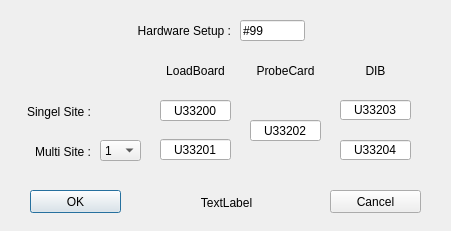
<?xml version="1.0" encoding="UTF-8"?>
<ui version="4.0">
 <class>NewHardwareWizard</class>
 <widget class="QDialog" name="NewHardwareWizard">
  <property name="geometry">
   <rect>
    <x>0</x>
    <y>0</y>
    <width>451</width>
    <height>231</height>
   </rect>
  </property>
  <property name="minimumSize">
   <size>
    <width>451</width>
    <height>231</height>
   </size>
  </property>
  <property name="maximumSize">
   <size>
    <width>451</width>
    <height>231</height>
   </size>
  </property>
  <property name="windowTitle">
   <string>Dialog</string>
  </property>
  <widget class="QComboBox" name="Parallelism">
   <property name="geometry">
    <rect>
     <x>100</x>
     <y>140</y>
     <width>41</width>
     <height>21</height>
    </rect>
   </property>
   <item>
    <property name="text">
     <string>1</string>
    </property>
   </item>
   <item>
    <property name="text">
     <string>2</string>
    </property>
   </item>
   <item>
    <property name="text">
     <string>3</string>
    </property>
   </item>
   <item>
    <property name="text">
     <string>4</string>
    </property>
   </item>
   <item>
    <property name="text">
     <string>5</string>
    </property>
   </item>
   <item>
    <property name="text">
     <string>6</string>
    </property>
   </item>
   <item>
    <property name="text">
     <string>7</string>
    </property>
   </item>
   <item>
    <property name="text">
     <string>8</string>
    </property>
   </item>
   <item>
    <property name="text">
     <string>9</string>
    </property>
   </item>
   <item>
    <property name="text">
     <string>10</string>
    </property>
   </item>
   <item>
    <property name="text">
     <string>11</string>
    </property>
   </item>
   <item>
    <property name="text">
     <string>12</string>
    </property>
   </item>
   <item>
    <property name="text">
     <string>13</string>
    </property>
   </item>
   <item>
    <property name="text">
     <string>14</string>
    </property>
   </item>
   <item>
    <property name="text">
     <string>15</string>
    </property>
   </item>
   <item>
    <property name="text">
     <string>16</string>
    </property>
   </item>
  </widget>
  <widget class="QLabel" name="label">
   <property name="geometry">
    <rect>
     <x>20</x>
     <y>141</y>
     <width>71</width>
     <height>21</height>
    </rect>
   </property>
   <property name="toolTip">
    <string>(Multi Site)</string>
   </property>
   <property name="text">
    <string>Multi Site :</string>
   </property>
   <property name="alignment">
    <set>Qt::AlignRight|Qt::AlignTrailing|Qt::AlignVCenter</set>
   </property>
  </widget>
  <widget class="QLabel" name="label_2">
   <property name="geometry">
    <rect>
     <x>20</x>
     <y>101</y>
     <width>71</width>
     <height>21</height>
    </rect>
   </property>
   <property name="toolTip">
    <string>(Single Site)</string>
   </property>
   <property name="text">
    <string>Singel Site :</string>
   </property>
   <property name="alignment">
    <set>Qt::AlignRight|Qt::AlignTrailing|Qt::AlignVCenter</set>
   </property>
  </widget>
  <widget class="QLabel" name="label_3">
   <property name="geometry">
    <rect>
     <x>60</x>
     <y>20</y>
     <width>171</width>
     <height>21</height>
    </rect>
   </property>
   <property name="text">
    <string>Hardware Setup :</string>
   </property>
   <property name="alignment">
    <set>Qt::AlignRight|Qt::AlignTrailing|Qt::AlignVCenter</set>
   </property>
  </widget>
  <widget class="QLineEdit" name="MultiSiteLoadboard">
   <property name="geometry">
    <rect>
     <x>160</x>
     <y>139</y>
     <width>71</width>
     <height>21</height>
    </rect>
   </property>
   <property name="text">
    <string>U33201</string>
   </property>
   <property name="alignment">
    <set>Qt::AlignCenter</set>
   </property>
  </widget>
  <widget class="QLabel" name="label_4">
   <property name="geometry">
    <rect>
     <x>150</x>
     <y>60</y>
     <width>91</width>
     <height>21</height>
    </rect>
   </property>
   <property name="text">
    <string>LoadBoard</string>
   </property>
   <property name="alignment">
    <set>Qt::AlignCenter</set>
   </property>
  </widget>
  <widget class="QLineEdit" name="SingleSiteLoadboard">
   <property name="geometry">
    <rect>
     <x>160</x>
     <y>100</y>
     <width>71</width>
     <height>21</height>
    </rect>
   </property>
   <property name="text">
    <string>U33200</string>
   </property>
   <property name="alignment">
    <set>Qt::AlignCenter</set>
   </property>
  </widget>
  <widget class="QLineEdit" name="ProbeCard">
   <property name="geometry">
    <rect>
     <x>250</x>
     <y>120</y>
     <width>71</width>
     <height>21</height>
    </rect>
   </property>
   <property name="text">
    <string>U33202</string>
   </property>
   <property name="alignment">
    <set>Qt::AlignCenter</set>
   </property>
  </widget>
  <widget class="QLineEdit" name="SingleSiteDIB">
   <property name="geometry">
    <rect>
     <x>340</x>
     <y>100</y>
     <width>71</width>
     <height>20</height>
    </rect>
   </property>
   <property name="text">
    <string>U33203</string>
   </property>
   <property name="alignment">
    <set>Qt::AlignCenter</set>
   </property>
  </widget>
  <widget class="QLineEdit" name="MultiSiteDIB">
   <property name="geometry">
    <rect>
     <x>340</x>
     <y>140</y>
     <width>71</width>
     <height>20</height>
    </rect>
   </property>
   <property name="text">
    <string>U33204</string>
   </property>
   <property name="alignment">
    <set>Qt::AlignCenter</set>
   </property>
  </widget>
  <widget class="QLabel" name="label_7">
   <property name="geometry">
    <rect>
     <x>240</x>
     <y>60</y>
     <width>91</width>
     <height>21</height>
    </rect>
   </property>
   <property name="text">
    <string>ProbeCard</string>
   </property>
   <property name="alignment">
    <set>Qt::AlignCenter</set>
   </property>
  </widget>
  <widget class="QLabel" name="label_8">
   <property name="geometry">
    <rect>
     <x>330</x>
     <y>60</y>
     <width>91</width>
     <height>21</height>
    </rect>
   </property>
   <property name="text">
    <string>DIB</string>
   </property>
   <property name="alignment">
    <set>Qt::AlignCenter</set>
   </property>
  </widget>
  <widget class="QPushButton" name="OKButton">
   <property name="geometry">
    <rect>
     <x>30</x>
     <y>190</y>
     <width>91</width>
     <height>23</height>
    </rect>
   </property>
   <property name="text">
    <string>OK</string>
   </property>
  </widget>
  <widget class="QPushButton" name="CancelButton">
   <property name="geometry">
    <rect>
     <x>330</x>
     <y>190</y>
     <width>91</width>
     <height>23</height>
    </rect>
   </property>
   <property name="text">
    <string>Cancel</string>
   </property>
  </widget>
  <widget class="QLabel" name="Feedback">
   <property name="geometry">
    <rect>
     <x>126</x>
     <y>192</y>
     <width>201</width>
     <height>21</height>
    </rect>
   </property>
   <property name="text">
    <string>TextLabel</string>
   </property>
   <property name="alignment">
    <set>Qt::AlignCenter</set>
   </property>
  </widget>
  <widget class="QLineEdit" name="HardwareSetup">
   <property name="geometry">
    <rect>
     <x>240</x>
     <y>20</y>
     <width>65</width>
     <height>21</height>
    </rect>
   </property>
   <property name="minimumSize">
    <size>
     <width>65</width>
     <height>0</height>
    </size>
   </property>
   <property name="maximumSize">
    <size>
     <width>65</width>
     <height>16777215</height>
    </size>
   </property>
   <property name="text">
    <string>#99</string>
   </property>
  </widget>
 </widget>
 <resources/>
 <connections/>
</ui>
